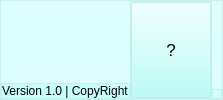
     <widget class="QFrame" name="footer_frame">
      <property name="styleSheet">
       <string notr="true">background-color: rgba(167, 255, 249, 55);</string>
      </property>
      <property name="frameShape">
       <enum>QFrame::StyledPanel</enum>
      </property>
      <property name="frameShadow">
       <enum>QFrame::Raised</enum>
      </property>
      <layout class="QHBoxLayout" name="horizontalLayout_2">
       <property name="spacing">
        <number>0</number>
       </property>
       <property name="leftMargin">
        <number>0</number>
       </property>
       <property name="topMargin">
        <number>0</number>
       </property>
       <property name="rightMargin">
        <number>0</number>
       </property>
       <property name="bottomMargin">
        <number>0</number>
       </property>
       <item alignment="Qt::AlignLeft|Qt::AlignBottom">
        <widget class="QFrame" name="version_frame">
         <property name="frameShape">
          <enum>QFrame::StyledPanel</enum>
         </property>
         <property name="frameShadow">
          <enum>QFrame::Raised</enum>
         </property>
         <layout class="QVBoxLayout" name="verticalLayout_4">
          <property name="spacing">
           <number>0</number>
          </property>
          <property name="leftMargin">
           <number>0</number>
          </property>
          <property name="topMargin">
           <number>0</number>
          </property>
          <property name="rightMargin">
           <number>0</number>
          </property>
          <property name="bottomMargin">
           <number>0</number>
          </property>
          <item alignment="Qt::AlignBottom">
           <widget class="QLabel" name="label_2">
            <property name="font">
             <font>
              <pointsize>9</pointsize>
             </font>
            </property>
            <property name="text">
             <string>Version 1.0 | CopyRight</string>
            </property>
           </widget>
          </item>
         </layout>
        </widget>
       </item>
       <item alignment="Qt::AlignBottom">
        <widget class="QFrame" name="footer_center_frame">
         <property name="minimumSize">
          <size>
           <width>0</width>
           <height>15</height>
          </size>
         </property>
         <property name="frameShape">
          <enum>QFrame::StyledPanel</enum>
         </property>
         <property name="frameShadow">
          <enum>QFrame::Raised</enum>
         </property>
        </widget>
       </item>
       <item alignment="Qt::AlignRight">
        <widget class="QFrame" name="info_btn_frame">
         <property name="frameShape">
          <enum>QFrame::StyledPanel</enum>
         </property>
         <property name="frameShadow">
          <enum>QFrame::Raised</enum>
         </property>
         <layout class="QHBoxLayout" name="horizontalLayout_4">
          <property name="spacing">
           <number>0</number>
          </property>
          <property name="leftMargin">
           <number>0</number>
          </property>
          <property name="topMargin">
           <number>0</number>
          </property>
          <property name="rightMargin">
           <number>0</number>
          </property>
          <property name="bottomMargin">
           <number>0</number>
          </property>
          <item alignment="Qt::AlignRight">
           <widget class="QPushButton" name="info_btn">
            <property name="sizePolicy">
             <sizepolicy hsizetype="Preferred" vsizetype="Preferred">
              <horstretch>0</horstretch>
              <verstretch>0</verstretch>
             </sizepolicy>
            </property>
            <property name="minimumSize">
             <size>
              <width>15</width>
              <height>15</height>
             </size>
            </property>
            <property name="font">
             <font>
              <pointsize>13</pointsize>
             </font>
            </property>
            <property name="cursor">
             <cursorShape>PointingHandCursor</cursorShape>
            </property>
            <property name="text">
             <string>?</string>
            </property>
            <property name="iconSize">
             <size>
              <width>16</width>
              <height>16</height>
             </size>
            </property>
           </widget>
          </item>
         </layout>
        </widget>
       </item>
       <item alignment="Qt::AlignBottom">
        <widget class="QFrame" name="grip_frame">
         <property name="minimumSize">
          <size>
           <width>10</width>
           <height>10</height>
          </size>
         </property>
         <property name="maximumSize">
          <size>
           <width>10</width>
           <height>10</height>
          </size>
         </property>
         <property name="frameShape">
          <enum>QFrame::StyledPanel</enum>
         </property>
         <property name="frameShadow">
          <enum>QFrame::Raised</enum>
         </property>
        </widget>
       </item>
      </layout>
     </widget>
